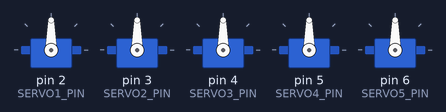
A sketch run on a simulated Arduino Uno, built with avr-gcc and run on an emulated ATmega328P. Parts: 5 × servo. What the sketch prints to the serial monitor is not drawn.

Above: at 1.05 s.
Timing chart, 0 to 6.9 s (numbered marks = the images above):
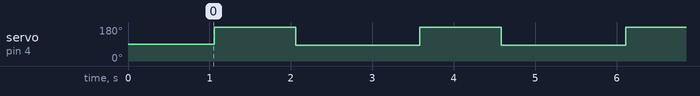

Measured:
- by itself, servo on pin 4 (SERVO3_PIN): alternates 180° for 1.0 s and 84° for 1.5 s

The sketch:

Servo_Test.ino
```cpp
#include <Servo.h>

Servo servo1;
Servo servo2;
Servo servo3;
Servo servo4;
Servo servo5;

// กำหนดขา Servo
const int SERVO1_PIN = 2;
const int SERVO2_PIN = 3;
const int SERVO3_PIN = 4;
const int SERVO4_PIN = 5;
const int SERVO5_PIN = 6;

// มุม Servo
const int CLOSED_ANGLE = 84;
const int OPEN_ANGLE = 180;

void setup() {

  Serial.begin(9600);

  servo1.attach(SERVO1_PIN);
  servo2.attach(SERVO2_PIN);
  servo3.attach(SERVO3_PIN);
  servo4.attach(SERVO4_PIN);
  servo5.attach(SERVO5_PIN);

  // เริ่มต้นให้ทุกประตูปิด

  delay(1000);

  Serial.println("==============================");
  Serial.println("   SERVO LOOP TEST START");
  Serial.println("==============================");

  setServo(servo1, 1, 90);
}

void testServo(Servo &servo, int number) {

  Serial.print("DOOR ");
  Serial.print(number);
  Serial.println(" -> OPEN");

  servo.write(OPEN_ANGLE);

  delay(1000);

  Serial.print("DOOR ");
  Serial.print(number);
  Serial.println(" -> CLOSED");

  servo.write(CLOSED_ANGLE);

  delay(500);
}

void setServo(Servo &servo, int number, int angle){

  Serial.print("DOOR ");
  Serial.print(number);
  Serial.println(" -> OPEN");

  servo.write(OPEN_ANGLE);

  servo.write(angle);
}

void loop() {


  // Servo 1
 //testServo(servo1, 1);

  // Servo 2
 // testServo(servo2, 2);

  // Servo 3
  testServo(servo3, 3);

  // Servo 4
//  testServo(servo4, 4);

  // Servo 5
//  testServo(servo5, 5);
  Serial.println("==============================");
  Serial.println("ALL SERVO TEST COMPLETE");
  Serial.println("==============================");

  delay(1000);

}
```
